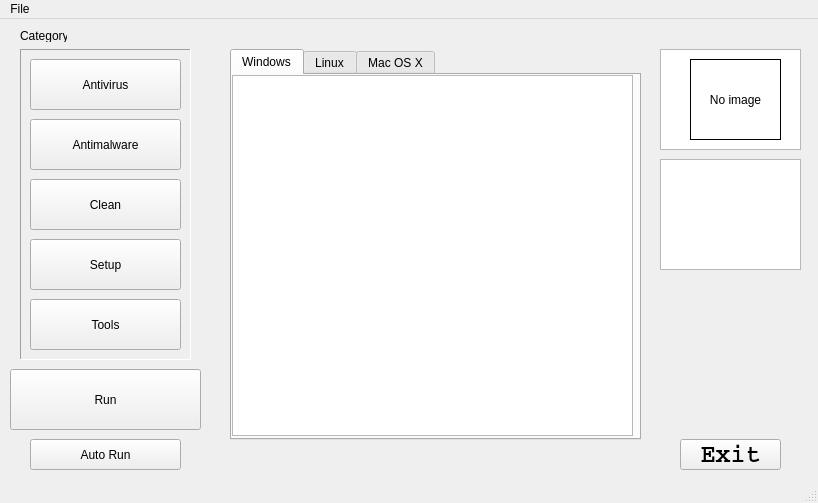
<?xml version="1.0" encoding="UTF-8"?>
<ui version="4.0">
 <class>MainWindow</class>
 <widget class="QMainWindow" name="MainWindow">
  <property name="geometry">
   <rect>
    <x>0</x>
    <y>0</y>
    <width>818</width>
    <height>503</height>
   </rect>
  </property>
  <property name="windowTitle">
   <string>Arcadia 6</string>
  </property>
  <property name="windowIcon">
   <iconset>
    <normaloff>Icons/Arcadia.ico</normaloff>Icons/Arcadia.ico</iconset>
  </property>
  <widget class="QWidget" name="centralwidget">
   <widget class="QFrame" name="frmCategory">
    <property name="geometry">
     <rect>
      <x>20</x>
      <y>30</y>
      <width>171</width>
      <height>311</height>
     </rect>
    </property>
    <property name="frameShape">
     <enum>QFrame::Panel</enum>
    </property>
    <property name="frameShadow">
     <enum>QFrame::Sunken</enum>
    </property>
    <widget class="QPushButton" name="btnAntivirus">
     <property name="geometry">
      <rect>
       <x>10</x>
       <y>10</y>
       <width>151</width>
       <height>51</height>
      </rect>
     </property>
     <property name="focusPolicy">
      <enum>Qt::NoFocus</enum>
     </property>
     <property name="text">
      <string>Antivirus</string>
     </property>
    </widget>
    <widget class="QPushButton" name="btnAntimalware">
     <property name="geometry">
      <rect>
       <x>10</x>
       <y>70</y>
       <width>151</width>
       <height>51</height>
      </rect>
     </property>
     <property name="focusPolicy">
      <enum>Qt::NoFocus</enum>
     </property>
     <property name="text">
      <string>Antimalware</string>
     </property>
    </widget>
    <widget class="QPushButton" name="btnClean">
     <property name="geometry">
      <rect>
       <x>10</x>
       <y>130</y>
       <width>151</width>
       <height>51</height>
      </rect>
     </property>
     <property name="focusPolicy">
      <enum>Qt::NoFocus</enum>
     </property>
     <property name="text">
      <string>Clean</string>
     </property>
    </widget>
    <widget class="QPushButton" name="btnSetup">
     <property name="geometry">
      <rect>
       <x>10</x>
       <y>190</y>
       <width>151</width>
       <height>51</height>
      </rect>
     </property>
     <property name="focusPolicy">
      <enum>Qt::NoFocus</enum>
     </property>
     <property name="text">
      <string>Setup</string>
     </property>
    </widget>
    <widget class="QPushButton" name="btnTools">
     <property name="geometry">
      <rect>
       <x>10</x>
       <y>250</y>
       <width>151</width>
       <height>51</height>
      </rect>
     </property>
     <property name="focusPolicy">
      <enum>Qt::NoFocus</enum>
     </property>
     <property name="text">
      <string>Tools</string>
     </property>
    </widget>
   </widget>
   <widget class="QLabel" name="lblCategory">
    <property name="geometry">
     <rect>
      <x>20</x>
      <y>10</y>
      <width>47</width>
      <height>13</height>
     </rect>
    </property>
    <property name="text">
     <string>Category</string>
    </property>
   </widget>
   <widget class="QPushButton" name="btnRun">
    <property name="geometry">
     <rect>
      <x>10</x>
      <y>350</y>
      <width>191</width>
      <height>61</height>
     </rect>
    </property>
    <property name="focusPolicy">
     <enum>Qt::NoFocus</enum>
    </property>
    <property name="text">
     <string>Run</string>
    </property>
   </widget>
   <widget class="QPushButton" name="btnAutoRun">
    <property name="geometry">
     <rect>
      <x>30</x>
      <y>420</y>
      <width>151</width>
      <height>31</height>
     </rect>
    </property>
    <property name="focusPolicy">
     <enum>Qt::NoFocus</enum>
    </property>
    <property name="text">
     <string>Auto Run</string>
    </property>
   </widget>
   <widget class="QTabWidget" name="tabOS">
    <property name="geometry">
     <rect>
      <x>230</x>
      <y>30</y>
      <width>411</width>
      <height>391</height>
     </rect>
    </property>
    <property name="focusPolicy">
     <enum>Qt::NoFocus</enum>
    </property>
    <property name="currentIndex">
     <number>0</number>
    </property>
    <widget class="QWidget" name="tabWindows">
     <attribute name="title">
      <string>Windows</string>
     </attribute>
     <widget class="QListWidget" name="lstWindows">
      <property name="geometry">
       <rect>
        <x>0</x>
        <y>0</y>
        <width>401</width>
        <height>361</height>
       </rect>
      </property>
      <property name="font">
       <font>
        <family>Arial Black</family>
        <pointsize>14</pointsize>
        <weight>75</weight>
        <bold>true</bold>
       </font>
      </property>
      <property name="autoFillBackground">
       <bool>false</bool>
      </property>
     </widget>
    </widget>
    <widget class="QWidget" name="tabLinux">
     <attribute name="title">
      <string>Linux</string>
     </attribute>
     <widget class="QListWidget" name="lstLinux">
      <property name="geometry">
       <rect>
        <x>0</x>
        <y>0</y>
        <width>401</width>
        <height>361</height>
       </rect>
      </property>
     </widget>
    </widget>
    <widget class="QWidget" name="tabMac">
     <attribute name="title">
      <string>Mac OS X</string>
     </attribute>
     <widget class="QListWidget" name="lstMac">
      <property name="geometry">
       <rect>
        <x>0</x>
        <y>0</y>
        <width>401</width>
        <height>361</height>
       </rect>
      </property>
     </widget>
    </widget>
   </widget>
   <widget class="QGraphicsView" name="iconView">
    <property name="geometry">
     <rect>
      <x>660</x>
      <y>30</y>
      <width>141</width>
      <height>101</height>
     </rect>
    </property>
    <property name="focusPolicy">
     <enum>Qt::NoFocus</enum>
    </property>
    <property name="autoFillBackground">
     <bool>false</bool>
    </property>
   </widget>
   <widget class="QPushButton" name="btnExit">
    <property name="geometry">
     <rect>
      <x>680</x>
      <y>420</y>
      <width>101</width>
      <height>31</height>
     </rect>
    </property>
    <property name="font">
     <font>
      <family>Courier</family>
      <pointsize>19</pointsize>
      <weight>75</weight>
      <bold>true</bold>
     </font>
    </property>
    <property name="focusPolicy">
     <enum>Qt::NoFocus</enum>
    </property>
    <property name="text">
     <string>Exit</string>
    </property>
   </widget>
   <widget class="QLabel" name="iconImage">
    <property name="geometry">
     <rect>
      <x>690</x>
      <y>40</y>
      <width>91</width>
      <height>81</height>
     </rect>
    </property>
    <property name="frameShape">
     <enum>QFrame::Box</enum>
    </property>
    <property name="text">
     <string>No image</string>
    </property>
    <property name="scaledContents">
     <bool>true</bool>
    </property>
    <property name="alignment">
     <set>Qt::AlignCenter</set>
    </property>
   </widget>
   <widget class="QTextBrowser" name="txtDescription">
    <property name="geometry">
     <rect>
      <x>660</x>
      <y>140</y>
      <width>141</width>
      <height>111</height>
     </rect>
    </property>
    <property name="focusPolicy">
     <enum>Qt::NoFocus</enum>
    </property>
   </widget>
  </widget>
  <widget class="QMenuBar" name="menubar">
   <property name="geometry">
    <rect>
     <x>0</x>
     <y>0</y>
     <width>818</width>
     <height>21</height>
    </rect>
   </property>
   <widget class="QMenu" name="menuFile">
    <property name="title">
     <string>File</string>
    </property>
    <addaction name="actionExit"/>
   </widget>
   <addaction name="menuFile"/>
  </widget>
  <widget class="QStatusBar" name="statusbar"/>
  <action name="actionExit">
   <property name="text">
    <string>Exit</string>
   </property>
  </action>
 </widget>
 <tabstops>
  <tabstop>lstWindows</tabstop>
  <tabstop>tabOS</tabstop>
  <tabstop>btnExit</tabstop>
  <tabstop>lstLinux</tabstop>
  <tabstop>lstMac</tabstop>
 </tabstops>
 <resources/>
 <connections/>
</ui>
